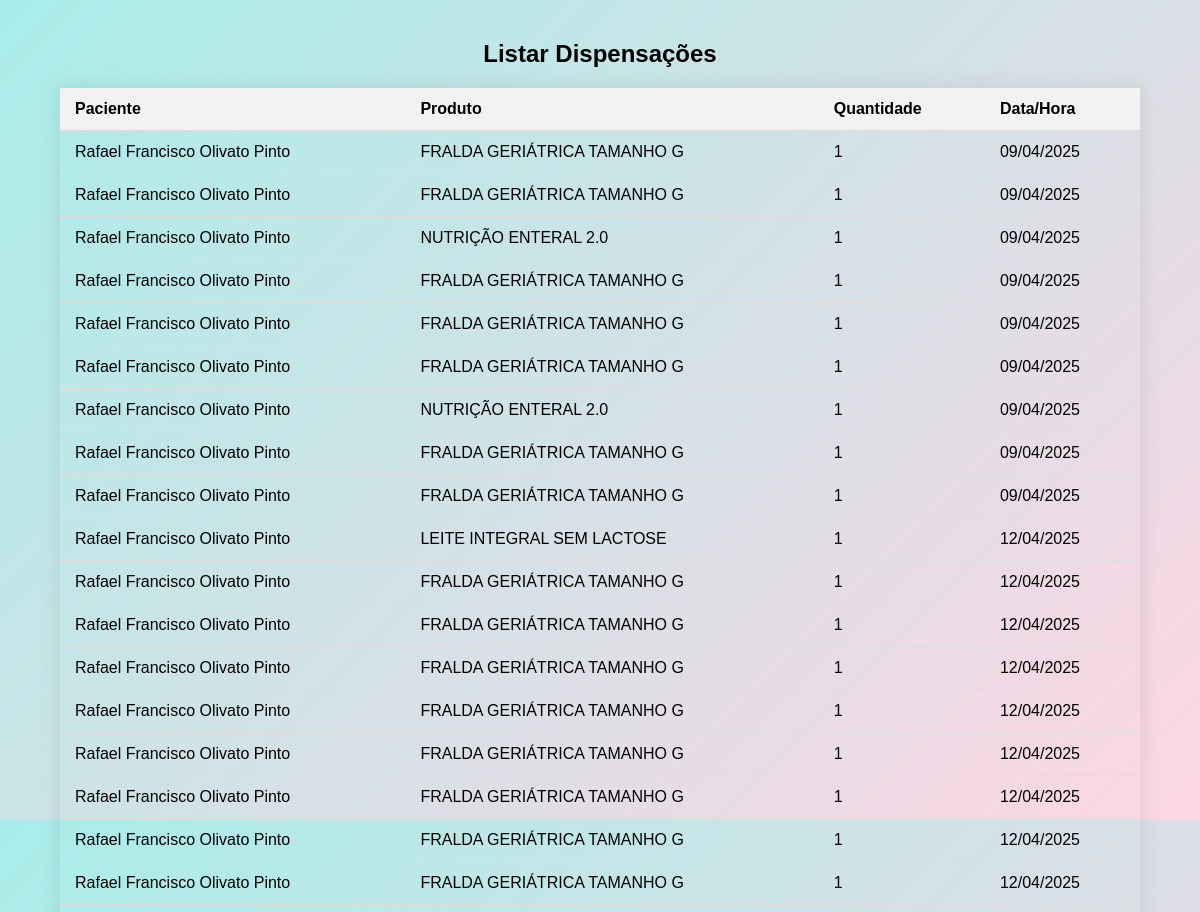
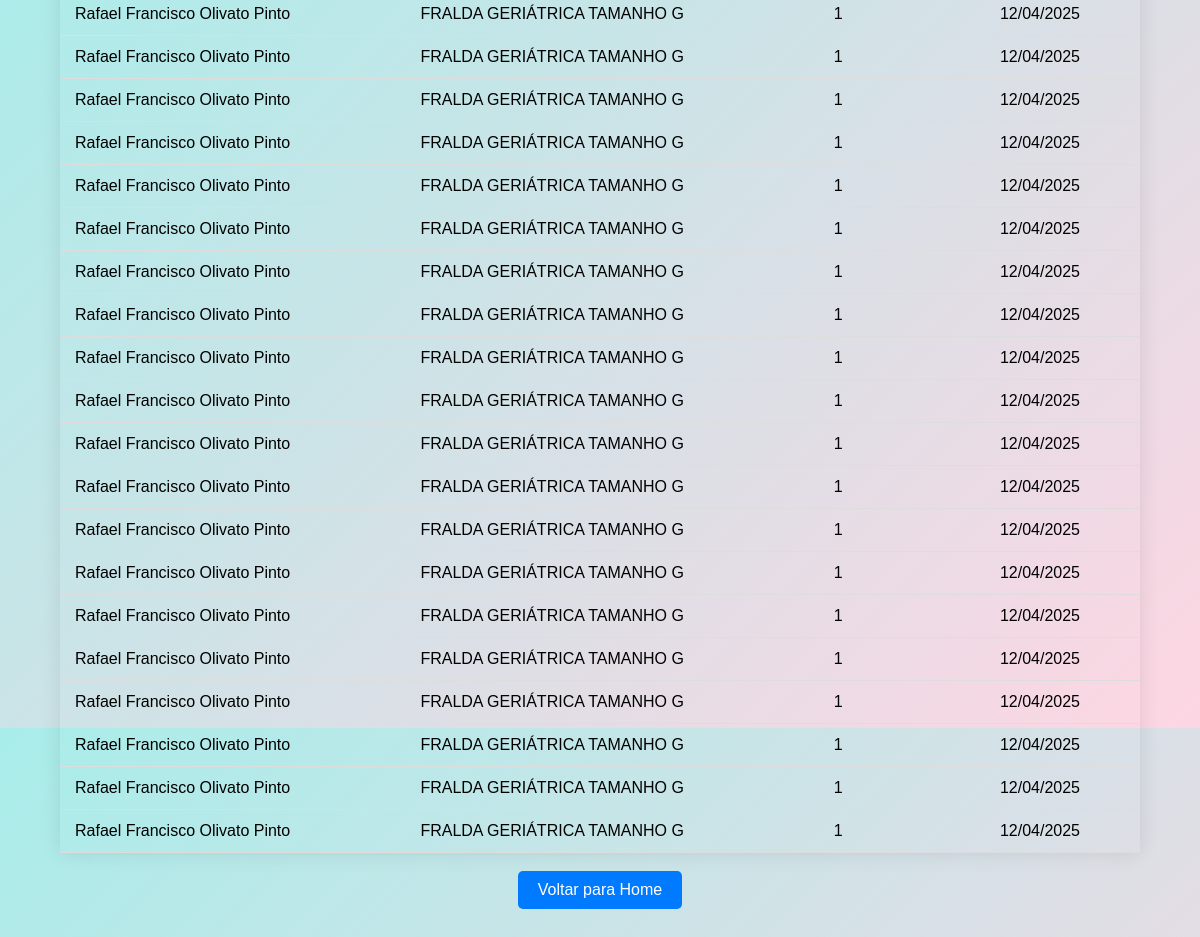
/listar_dispensacoes/, run on the app's committed database (2 pictures, top to bottom).
### sgis/models.py (models this page shows, shortened)
class Dispensacao(models.Model):
    paciente = models.ForeignKey('Paciente', on_delete=models.CASCADE, blank=True, null=True)
    produto = models.ForeignKey('Produto', on_delete=models.CASCADE)
    quantidade = models.IntegerField()
    data_hora = models.DateTimeField(auto_now_add=True)
    valor_total = models.DecimalField(max_digits=10, decimal_places=2, default=Decimal('0.00'))  # Novo campo

class Paciente(models.Model):
    nome = models.CharField(max_length=255, verbose_name="Nome Completo")
    cnes = models.CharField(max_length=15, blank=True, null=True)
    cpf = BRCPFField(unique=True)
    data_nascimento = models.DateField()
    endereco = models.OneToOneField(Endereco, on_delete=models.CASCADE)
    telefone = models.CharField(max_length=20, blank=True, null=True)

class Produto(models.Model):
    descricao = models.CharField(max_length=255, verbose_name="Descrição")
    apresentacao = models.CharField(max_length=50, verbose_name="Apresentação")
    fabricante = models.ForeignKey(Fabricante, on_delete=models.CASCADE)
    estoque = models.IntegerField(default=0)  # Adicionado o campo estoque

### sgis/views.py (the view)
# urls.py: path('listar_dispensacoes/', views.listar_dispensacoes, name='listar_dispensacoes'),
def listar_dispensacoes(request):
    dispensacoes = Dispensacao.objects.all()
    return render(request, 'sgis/listar_dispensacoes.html', {'dispensacoes': dispensacoes})

### sgis/templates/sgis/listar_dispensacoes.html (shortened to what this page needs)
{% load static %}
<!DOCTYPE html>
<html>
<head>
    <link rel="stylesheet" href="{% static 'css/style.css' %}">
</head>
<body>
    <div class="content">
        <h2>Listar Dispensações</h2>
        {% if dispensacoes %}
            <table>
                <thead>
                    <tr>
                        <th>Paciente</th>
                        <th>Produto</th>
                        <th>Quantidade</th>
                        <th>Data/Hora</th>
                    </tr>
                </thead>
                <tbody>
                    {% for dispensacao in dispensacoes %}
                        <tr>
                            <td>{{ dispensacao.paciente.nome }}</td>
                            <td>{{ dispensacao.produto.descricao }}</td>
                            <td>{{ dispensacao.quantidade }}</td>
                            <td>{{ dispensacao.data_hora|date:"d/m/Y"  }}</td>
                        </tr>
                    {% endfor %}
                </tbody>
            </table>
        {% else %}
            <p>Nenhuma dispensação registrada.</p>
        {% endif %}
        <p>
            <br>
            <a href="{% url 'home' %}" class="home-button">Voltar para Home</a>
        </p>
    </div>
</body>
</html>

### sgis/static/css/style.css (style rules this page uses)
* { padding: 0; margin: 0; }
body { height: 100vh; box-sizing: border-box; font-family: Arial, sans-serif; background: linear-gradient(135deg, #a8edea, #fed6e3); color: black; margin: 0; padding: 0; }
.content { padding: 20px; text-align: center; }
.content p { color: #555; }
.content { width: 90%; margin: 20px auto; font-family: sans-serif; }
table { width: 100%; border-collapse: collapse; margin-top: 20px; box-shadow: 0 0 20px rgba(0, 0, 0, 0.1); }
th, td { padding: 12px 15px; text-align: left; border-bottom: 1px solid #ddd; }
th { background-color: #f2f2f2; font-weight: bold; }
.home-button { display: inline-block; padding: 10px 20px; background-color: #007bff; color: white; text-decoration: none; border-radius: 5px; margin-bottom: 20px; }

### data on the page
Dispensacao: paciente.nome "Rafael Francisco Olivato Pinto", produto.descricao "FRALDA GERIÁTRICA TAMANHO G", quantidade "1", data_hora "09/04/2025"
Dispensacao: paciente.nome "Rafael Francisco Olivato Pinto", produto.descricao "FRALDA GERIÁTRICA TAMANHO G", quantidade "1", data_hora "09/04/2025"
Dispensacao: paciente.nome "Rafael Francisco Olivato Pinto", produto.descricao "NUTRIÇÃO ENTERAL 2.0", quantidade "1", data_hora "09/04/2025"
Dispensacao: paciente.nome "Rafael Francisco Olivato Pinto", produto.descricao "FRALDA GERIÁTRICA TAMANHO G", quantidade "1", data_hora "09/04/2025"
Dispensacao: paciente.nome "Rafael Francisco Olivato Pinto", produto.descricao "FRALDA GERIÁTRICA TAMANHO G", quantidade "1", data_hora "09/04/2025"
Dispensacao: paciente.nome "Rafael Francisco Olivato Pinto", produto.descricao "FRALDA GERIÁTRICA TAMANHO G", quantidade "1", data_hora "09/04/2025"
Dispensacao: paciente.nome "Rafael Francisco Olivato Pinto", produto.descricao "NUTRIÇÃO ENTERAL 2.0", quantidade "1", data_hora "09/04/2025"
Dispensacao: paciente.nome "Rafael Francisco Olivato Pinto", produto.descricao "FRALDA GERIÁTRICA TAMANHO G", quantidade "1", data_hora "09/04/2025"
Dispensacao: paciente.nome "Rafael Francisco Olivato Pinto", produto.descricao "FRALDA GERIÁTRICA TAMANHO G", quantidade "1", data_hora "09/04/2025"
Dispensacao: paciente.nome "Rafael Francisco Olivato Pinto", produto.descricao "LEITE INTEGRAL SEM LACTOSE", quantidade "1", data_hora "12/04/2025"
Dispensacao: paciente.nome "Rafael Francisco Olivato Pinto", produto.descricao "FRALDA GERIÁTRICA TAMANHO G", quantidade "1", data_hora "12/04/2025"
Dispensacao: paciente.nome "Rafael Francisco Olivato Pinto", produto.descricao "FRALDA GERIÁTRICA TAMANHO G", quantidade "1", data_hora "12/04/2025"
Dispensacao: paciente.nome "Rafael Francisco Olivato Pinto", produto.descricao "FRALDA GERIÁTRICA TAMANHO G", quantidade "1", data_hora "12/04/2025"
Dispensacao: paciente.nome "Rafael Francisco Olivato Pinto", produto.descricao "FRALDA GERIÁTRICA TAMANHO G", quantidade "1", data_hora "12/04/2025"
Dispensacao: paciente.nome "Rafael Francisco Olivato Pinto", produto.descricao "FRALDA GERIÁTRICA TAMANHO G", quantidade "1", data_hora "12/04/2025"
Dispensacao: paciente.nome "Rafael Francisco Olivato Pinto", produto.descricao "FRALDA GERIÁTRICA TAMANHO G", quantidade "1", data_hora "12/04/2025"
Dispensacao: paciente.nome "Rafael Francisco Olivato Pinto", produto.descricao "FRALDA GERIÁTRICA TAMANHO G", quantidade "1", data_hora "12/04/2025"
Dispensacao: paciente.nome "Rafael Francisco Olivato Pinto", produto.descricao "FRALDA GERIÁTRICA TAMANHO G", quantidade "1", data_hora "12/04/2025"
Dispensacao: paciente.nome "Rafael Francisco Olivato Pinto", produto.descricao "FRALDA GERIÁTRICA TAMANHO G", quantidade "1", data_hora "12/04/2025"
Dispensacao: paciente.nome "Rafael Francisco Olivato Pinto", produto.descricao "FRALDA GERIÁTRICA TAMANHO G", quantidade "1", data_hora "12/04/2025"
Dispensacao: paciente.nome "Rafael Francisco Olivato Pinto", produto.descricao "FRALDA GERIÁTRICA TAMANHO G", quantidade "1", data_hora "12/04/2025"
Dispensacao: paciente.nome "Rafael Francisco Olivato Pinto", produto.descricao "FRALDA GERIÁTRICA TAMANHO G", quantidade "1", data_hora "12/04/2025"
Dispensacao: paciente.nome "Rafael Francisco Olivato Pinto", produto.descricao "FRALDA GERIÁTRICA TAMANHO G", quantidade "1", data_hora "12/04/2025"
Dispensacao: paciente.nome "Rafael Francisco Olivato Pinto", produto.descricao "FRALDA GERIÁTRICA TAMANHO G", quantidade "1", data_hora "12/04/2025"
Dispensacao: paciente.nome "Rafael Francisco Olivato Pinto", produto.descricao "FRALDA GERIÁTRICA TAMANHO G", quantidade "1", data_hora "12/04/2025"
Dispensacao: paciente.nome "Rafael Francisco Olivato Pinto", produto.descricao "FRALDA GERIÁTRICA TAMANHO G", quantidade "1", data_hora "12/04/2025"
Dispensacao: paciente.nome "Rafael Francisco Olivato Pinto", produto.descricao "FRALDA GERIÁTRICA TAMANHO G", quantidade "1", data_hora "12/04/2025"
Dispensacao: paciente.nome "Rafael Francisco Olivato Pinto", produto.descricao "FRALDA GERIÁTRICA TAMANHO G", quantidade "1", data_hora "12/04/2025"
Dispensacao: paciente.nome "Rafael Francisco Olivato Pinto", produto.descricao "FRALDA GERIÁTRICA TAMANHO G", quantidade "1", data_hora "12/04/2025"
Dispensacao: paciente.nome "Rafael Francisco Olivato Pinto", produto.descricao "FRALDA GERIÁTRICA TAMANHO G", quantidade "1", data_hora "12/04/2025"
Dispensacao: paciente.nome "Rafael Francisco Olivato Pinto", produto.descricao "FRALDA GERIÁTRICA TAMANHO G", quantidade "1", data_hora "12/04/2025"
Dispensacao: paciente.nome "Rafael Francisco Olivato Pinto", produto.descricao "FRALDA GERIÁTRICA TAMANHO G", quantidade "1", data_hora "12/04/2025"
Dispensacao: paciente.nome "Rafael Francisco Olivato Pinto", produto.descricao "FRALDA GERIÁTRICA TAMANHO G", quantidade "1", data_hora "12/04/2025"
Dispensacao: paciente.nome "Rafael Francisco Olivato Pinto", produto.descricao "FRALDA GERIÁTRICA TAMANHO G", quantidade "1", data_hora "12/04/2025"
Dispensacao: paciente.nome "Rafael Francisco Olivato Pinto", produto.descricao "FRALDA GERIÁTRICA TAMANHO G", quantidade "1", data_hora "12/04/2025"
Dispensacao: paciente.nome "Rafael Francisco Olivato Pinto", produto.descricao "FRALDA GERIÁTRICA TAMANHO G", quantidade "1", data_hora "12/04/2025"
Dispensacao: paciente.nome "Rafael Francisco Olivato Pinto", produto.descricao "FRALDA GERIÁTRICA TAMANHO G", quantidade "1", data_hora "12/04/2025"
Dispensacao: paciente.nome "Rafael Francisco Olivato Pinto", produto.descricao "FRALDA GERIÁTRICA TAMANHO G", quantidade "1", data_hora "12/04/2025"
